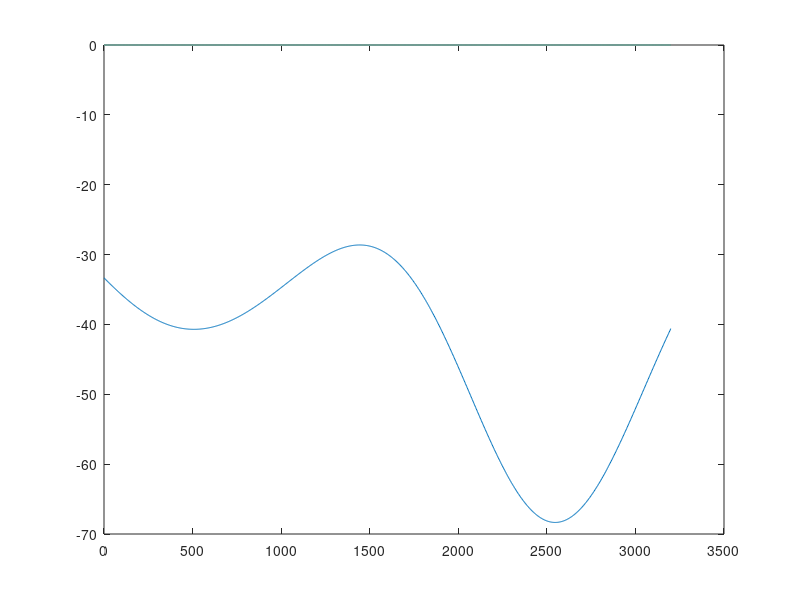

This figure's MATLAB source:
t0 = 0;

t = linspace(0,3200,1000);

Th = @(t) 900 - 300*exp(-0.0008*t);
Tc = @(t) 300 + 40*sin(0.002*t);
eta = @(t) (1 - Tc(t)/Th(t));

Qin = @(t) 20000*(1 +0.3*sin(0.003*t)); 

P = @(t) eta(t)*Qin(t);

W = trapz(t,P(t));
fprintf("The value of Work for one cycle : %f \n", W)

Tc_values = zeros(length(t));
Th_values = zeros(length(t));
Qin_values = zeros(length(t));
S_dot_gen = zeros(length(t));
for i = 1:length(t) 
    Th_values(i) = 900 - 300*exp(-0.0008*t(i));
    Tc_values(i) = 300 + 40*sin(0.002*t(i));
    Qin_values(i) = 20000*(1 +0.3*sin(0.003*t(i)));

    S_dot_gen(i) = Qin_values(i)/Th_values(i) - Qin_values(i)/Tc_values(i) ;
end

plot(t,S_dot_gen)





